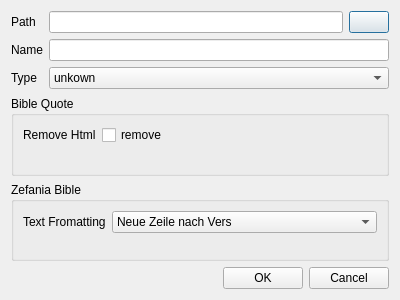
<?xml version="1.0" encoding="UTF-8"?>
<ui version="4.0">
 <class>moduleConfigDialog</class>
 <widget class="QDialog" name="moduleConfigDialog">
  <property name="geometry">
   <rect>
    <x>0</x>
    <y>0</y>
    <width>400</width>
    <height>300</height>
   </rect>
  </property>
  <property name="windowTitle">
   <string>Dialog</string>
  </property>
  <layout class="QVBoxLayout" name="verticalLayout">
   <item>
    <layout class="QFormLayout" name="formLayout">
     <item row="0" column="0">
      <widget class="QLabel" name="label">
       <property name="text">
        <string>Path</string>
       </property>
      </widget>
     </item>
     <item row="0" column="1">
      <layout class="QHBoxLayout" name="horizontalLayout">
       <item>
        <widget class="QLineEdit" name="lineEdit_path"/>
       </item>
       <item>
        <widget class="QPushButton" name="pushButton">
         <property name="text">
          <string/>
         </property>
         <property name="icon">
          <iconset resource="../icons.qrc">
           <normaloff>:/icons/16x16/document-open.png</normaloff>:/icons/16x16/document-open.png</iconset>
         </property>
        </widget>
       </item>
      </layout>
     </item>
     <item row="1" column="0">
      <widget class="QLabel" name="label_2">
       <property name="text">
        <string>Name</string>
       </property>
      </widget>
     </item>
     <item row="1" column="1">
      <widget class="QLineEdit" name="lineEdit_name"/>
     </item>
     <item row="2" column="0">
      <widget class="QLabel" name="label_3">
       <property name="text">
        <string>Type</string>
       </property>
      </widget>
     </item>
     <item row="2" column="1">
      <widget class="QComboBox" name="comboBox_type">
       <item>
        <property name="text">
         <string>unkown</string>
        </property>
       </item>
       <item>
        <property name="text">
         <string>BibleQuote</string>
        </property>
       </item>
       <item>
        <property name="text">
         <string>Zefania Bible</string>
        </property>
       </item>
      </widget>
     </item>
    </layout>
   </item>
   <item>
    <widget class="QGroupBox" name="groupBox_bq">
     <property name="title">
      <string>Bible Quote</string>
     </property>
     <layout class="QVBoxLayout" name="verticalLayout_2">
      <item>
       <layout class="QFormLayout" name="formLayout_bq">
        <item row="0" column="0">
         <widget class="QLabel" name="label_5">
          <property name="text">
           <string>Remove Html</string>
          </property>
         </widget>
        </item>
        <item row="0" column="1">
         <widget class="QCheckBox" name="checkBox_removeHtml">
          <property name="text">
           <string>remove</string>
          </property>
         </widget>
        </item>
       </layout>
      </item>
     </layout>
    </widget>
   </item>
   <item>
    <widget class="QGroupBox" name="groupBox_zefBible">
     <property name="title">
      <string>Zefania Bible</string>
     </property>
     <layout class="QVBoxLayout" name="verticalLayout_3">
      <item>
       <layout class="QFormLayout" name="formLayout_zefBible">
        <item row="1" column="1">
         <widget class="QComboBox" name="comboBox_textFromatting">
          <property name="sizePolicy">
           <sizepolicy hsizetype="Expanding" vsizetype="Fixed">
            <horstretch>0</horstretch>
            <verstretch>0</verstretch>
           </sizepolicy>
          </property>
          <item>
           <property name="text">
            <string>Neue Zeile nach Vers</string>
           </property>
          </item>
          <item>
           <property name="text">
            <string>Unformatierter Textblock</string>
           </property>
          </item>
         </widget>
        </item>
        <item row="1" column="0">
         <widget class="QLabel" name="label_4">
          <property name="text">
           <string>Text Fromatting</string>
          </property>
         </widget>
        </item>
       </layout>
      </item>
     </layout>
    </widget>
   </item>
   <item>
    <layout class="QHBoxLayout" name="horizontalLayout_2">
     <item>
      <spacer name="horizontalSpacer">
       <property name="orientation">
        <enum>Qt::Horizontal</enum>
       </property>
       <property name="sizeHint" stdset="0">
        <size>
         <width>40</width>
         <height>20</height>
        </size>
       </property>
      </spacer>
     </item>
     <item>
      <widget class="QPushButton" name="pushButton_ok">
       <property name="sizePolicy">
        <sizepolicy hsizetype="Fixed" vsizetype="Fixed">
         <horstretch>0</horstretch>
         <verstretch>0</verstretch>
        </sizepolicy>
       </property>
       <property name="text">
        <string>OK</string>
       </property>
       <property name="icon">
        <iconset resource="../icons.qrc">
         <normaloff>:/icons/16x16/dialog-ok.png</normaloff>:/icons/16x16/dialog-ok.png</iconset>
       </property>
      </widget>
     </item>
     <item>
      <widget class="QPushButton" name="pushButton_cancel">
       <property name="sizePolicy">
        <sizepolicy hsizetype="Fixed" vsizetype="Fixed">
         <horstretch>0</horstretch>
         <verstretch>0</verstretch>
        </sizepolicy>
       </property>
       <property name="text">
        <string>Cancel</string>
       </property>
       <property name="icon">
        <iconset resource="../icons.qrc">
         <normaloff>:/icons/16x16/dialog-cancel.png</normaloff>:/icons/16x16/dialog-cancel.png</iconset>
       </property>
      </widget>
     </item>
    </layout>
   </item>
  </layout>
 </widget>
 <resources>
  <include location="../icons.qrc"/>
 </resources>
 <connections/>
</ui>
